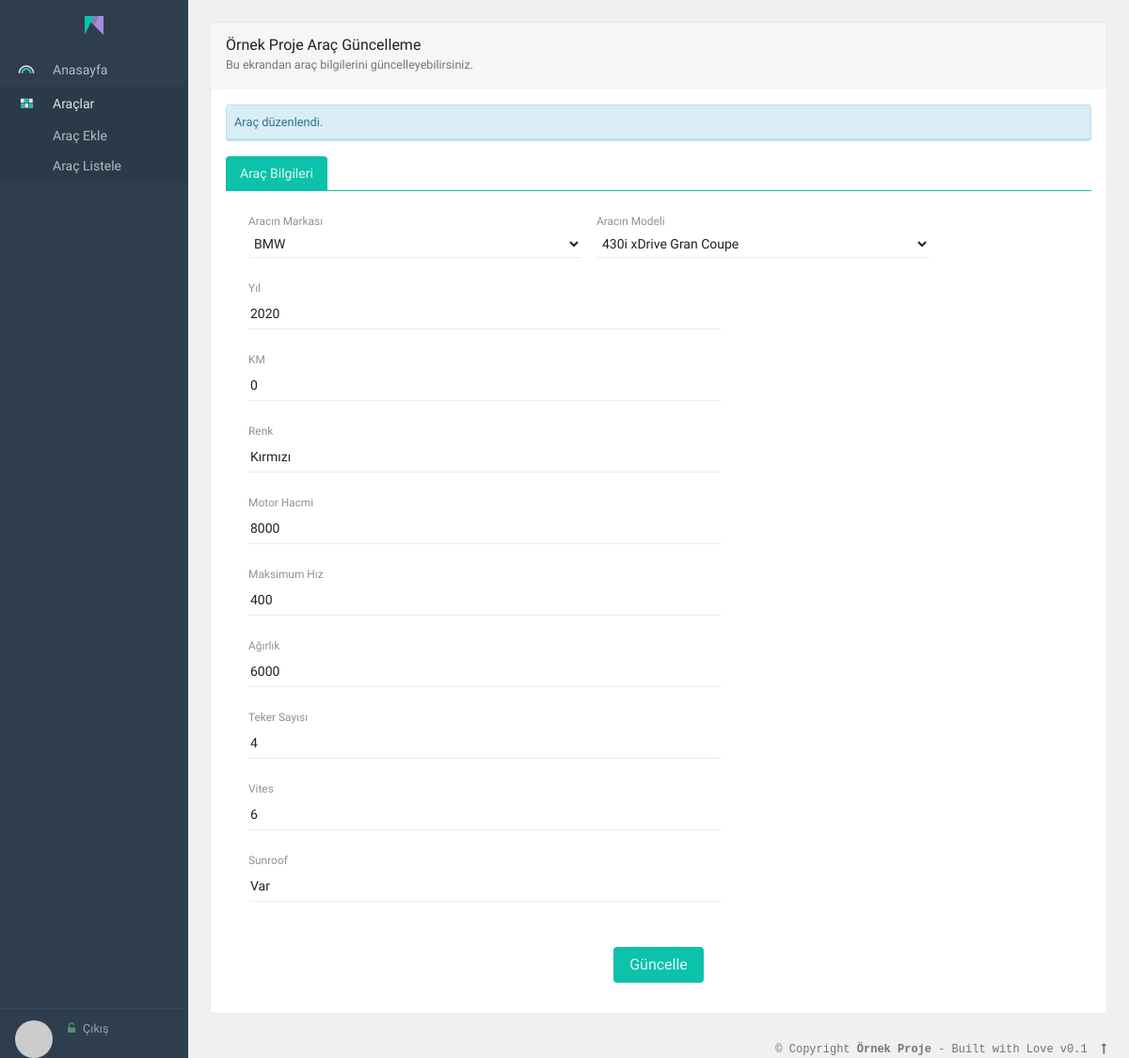
Page /arac-duzenle.php?id=15 (signed in) on the committed database.
### tables this page shows
CREATE TABLE `araclar` (
  `id` int(20) UNSIGNED NOT NULL,
  `markaid` int(20) NOT NULL,
  `markaadi` varchar(150) NOT NULL,
  `modelid` int(20) NOT NULL,
  `modeladi` varchar(150) NOT NULL,
  `yil` varchar(150) DEFAULT NULL,
  `km` varchar(50) NOT NULL,
  `renk` varchar(150) NOT NULL,
  `motorhacmi` varchar(20) NOT NULL,
  `maxhiz` varchar(20) NOT NULL,
  `fotograf` varchar(250) NOT NULL,
  `agirlik` varchar(20) DEFAULT NULL,
  `tekersayisi` varchar(20) DEFAULT NULL,
  `vites` varchar(150) DEFAULT NULL,
  `sunroof` varchar(150) DEFAULT NULL
);

### arac-duzenle.php (the view, shortened to what this page needs)
<?php
require_once("inc/_header.php");
global $conn;
    $id = $_GET["id"];
    $query = $conn->prepare("SELECT * FROM araclar WHERE id = :id");
    $query->bindValue(":id", $id);
    $query->execute();
        $arac = $query->fetch();
    $query = $conn->prepare("SELECT * FROM markalar");
    $query->execute();
        $markalar__tmp = $query->fetchAll();
        $markalar = [];
        foreach ($markalar__tmp as $marka) {
            $markalar[$marka["id"]] = $marka["marka"];
        }
    $markaid = $arac["markaid"];
    $query = $conn->prepare("SELECT * FROM modeller WHERE markaid = :markaid");
    $query->bindValue(":markaid", $markaid);
    $query->execute();
        $modeller__tmp = $query->fetchAll();
        $modeller = [];
        foreach ($modeller__tmp as $model) {
            $modeller[$model["id"]] = $model["model"];
        }
    if($arac){
        $message = "Araç düzenlendi.";
    } else{
        $message = "Araç bulunamadı.";
    }
?>
<div class="app" id="app">
<?php include("inc/_menu.php"); ?>
<div class="app-content box-shadow-z0" id="content">
<div class="app-body" id="view">
<div class="padding">
<div class="box" style="max-width: 960px;">
	<div class="box-header dker">
		<h3><?php $app->name(); ?> Araç Güncelleme</h3>
		<small>Bu ekrandan araç bilgilerini güncelleyebilirsiniz.</small>
	</div>
	<div class="box-body">
        <div>
            <?php if ( $message ) : ?>
            <div class="alert alert-info text-sm">
                <?php echo $message; ?>
            </div>
            <?php endif; ?>
            <form action="arac-duzenle.php" method="POST" autocomplete="off">
                <div class="b-b b-primary nav-active-primary">
                    <ul class="nav nav-tabs">
                        <li class="nav-item"><a class="nav-link active">Araç Bilgileri</a></li>
                    </ul>
                </div>
                <div class="tab-content p-a-md">
                    <div class="tab-pane animated fadeIn text-muted active">
                        <div class="row row-sm">
                            <div class="col-sm-5">
                                <div class="md-form-group">
                                    <select name="markaid" class="form-control form-control-sm md-input">
                                    <?php foreach ($markalar as $id => $marka) : ?>
                                        <option <?php echo $arac["markaid"] == $id ? "selected" : ""; ?> value="<?php echo $id?>"><?php echo $marka; ?></option>
                                    <?php endforeach; ?>
                                    </select>
                                    <label>Aracın Markası</label>
                                </div>
                            </div>
                            <div class="col-sm-5">
                                <div class="md-form-group">
                                    <select name="modelid" class="form-control form-control-sm md-input">
                                    <?php foreach ($modeller as $id => $model) : ?>
                                        <option <?php echo $arac["modelid"] == $id ? "selected" : ""; ?> value="<?php echo $id ?>"><?php echo $model; ?></option>
                                    <?php endforeach; ?>
                                    </select>
                                    <label>Aracın Modeli</label>
                                </div>
                            </div>
                            <div class="col-sm-7">
                                <div class="md-form-group">
                                    <input class="md-input" name="yil" value="<?php echo $arac["yil"]; ?>">
                                    <label>Yıl</label>
                                </div>
                            </div>
                            <div class="col-sm-7">
                                <div class="md-form-group">
                                    <input class="md-input" name="km" value="<?php echo $arac["km"]; ?>">
                                    <label>KM</label>
                                </div>
                            </div>
                            <div class="col-sm-7">
                                <div class="md-form-group">
                                    <input class="md-input" name="renk" value="<?php echo $arac["renk"]; ?>">
                                    <label>Renk</label>
                                </div>
                            </div>
                            <div class="col-sm-7">
                                <div class="md-form-group">
                                    <input class="md-input" name="motorhacmi" value="<?php echo $arac["motorhacmi"]; ?>">
                                    <label>Motor Hacmi</label>
                                </div>
                            </div>
                            <div class="col-sm-7">
                                <div class="md-form-group">
                                    <input class="md-input" name="maxhiz" value="<?php echo $arac["maxhiz"]; ?>">
                                    <label>Maksimum Hız</label>
                                </div>
                            </div>
                            <div class="col-sm-7">
                                <div class="md-form-group">
                                    <input class="md-input" name="agirlik" value="<?php echo $arac["agirlik"]; ?>">
                                    <label>Ağırlık</label>
                                </div>
                            </div>
                            <div class="col-sm-7">
                                <div class="md-form-group">
                                    <input class="md-input" name="tekersayisi" value="<?php echo $arac["tekersayisi"]; ?>">
                                    <label>Teker Sayısı</label>
                                </div>
                            </div>
                            <div class="col-sm-7">
                                <div class="md-form-group">
                                    <input class="md-input" name="vites" value="<?php echo $arac["vites"]; ?>">
                                    <label>Vites</label>
                                </div>
                            </div>
                            <div class="col-sm-7">
                                <div class="md-form-group">
                                    <input class="md-input" name="sunroof" value="<?php echo $arac["sunroof"]; ?>">
                                    <label>Sunroof</label>
                                </div>
                            </div>
                        </div>
                    </div>
                </div>
                <div class="form-group row buttons text-center">
                    <button type="submit" class="btn primary">Güncelle</button>
                </div>
            </form>
        </div>
	</div>
</div>
</div>
</div>
<div class="app-footer">
    <div class="p-a text-xs monospace">
        <div class="pull-right text-muted">© Copyright <strong><?php $app->name(); ?></strong> <span class="hidden-xs-down">- Built with Love <?php $app->version(); ?></span> <a ui-scroll-to="content"><i class="fa fa-long-arrow-up p-x-sm"></i></a></div>
    </div>
</div>
</div>
</div>
<?php require_once("inc/_footer.php"); ?>

### rows in the picture
araclar: markaid "BMW", modelid "430i xDrive Gran Coupe", yil "2020", km "0", renk "Kırmızı", motorhacmi "8000", maxhiz "400", agirlik "6000", tekersayisi "4", vites "6", sunroof "Var"

### other values in the picture
$this->getName() "Örnek Proje Örnek Proje"
$message "Araç düzenlendi."
$this->getVersion() "v0.1"
